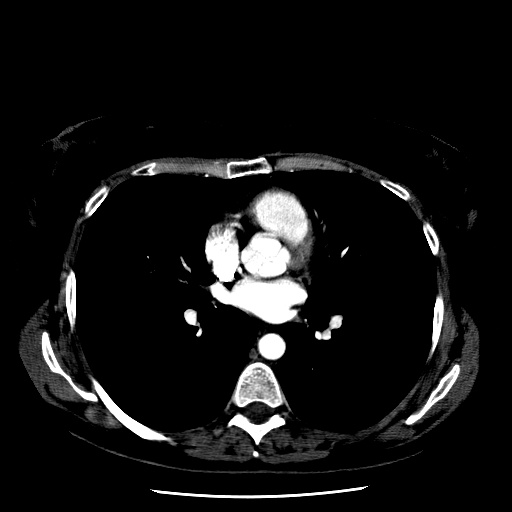
#> input picture 1.jpg, 512 x 512 px
$ python -i cut_lung_from_background.py   (imports and definitions only)
#> lines starting #> are read from the running program, lines starting #| are printed output that depends on the picture
#> further down, picture is the input picture: shape (512, 512, 3); min 0, max 255, mean 19.6
import numpy as np
from skimage import morphology
import cv2
import matplotlib.pyplot as plt
import body_mask

def del_small_area_from_mask(mask):
    num_labels, labels, stats, centroids = cv2.connectedComponentsWithStats(mask, connectivity=8, ltype=None)
    del_label_list = []
    for i in range(num_labels):
        if stats[i][4] < 3000:
            del_label_list.append(i)
    mask_Connected = np.ones(mask.shape, dtype='uint8')
    for i in del_label_list:
        mask_Connected[labels == i] = 0

    output_mask = mask_Connected * mask
    return output_mask

def lung_mask_HU(image,plot=True):
#> called with plot = True
    fig, ax = plt.subplots(2, 3, figsize=[10, 10])

    image= image[0]
#> image = 512 rows, first 8: [0, 0, 0], [0, 0, 0], [0, 0, 0], [0, 0, 0], [0, 0, 0], [0, 0, 0], [0, 0, 0], [0, 0, 0]

    mask = np.zeros(image.shape,dtype= 'uint8')
    #Because the HU of lung is around -270~ -830
    mask[image >-270 ]=1
    # mask[image >-200] = 0
    mask[image < -900] = 1
    # mask[image < -900] = 0

    mask = morphology.erosion(mask, np.ones([4, 4]))
    mask = morphology.dilation(mask, np.ones([4, 4]))  # one last dilation
    deled_mask = del_small_area_from_mask(mask)


    mask_convert = cv2.bitwise_not(deled_mask)-254
    # mask_convert = morphology.dilation(mask_convert, np.ones([8, 8]))  # one last dilation
    mask_final = del_small_area_from_mask(mask_convert)

    output = image * mask_final
#> output has the same summary as image
    if plot == True:
        ax[0, 0].set_title('Original')
        ax[0, 0].imshow(image)
        ax[0, 1].set_title('First mask')
        ax[0, 1].imshow(mask)
        ax[0, 2].set_title('Del small part')
        ax[0, 2].imshow(deled_mask)
        ax[1, 0].set_title('Mask convert')
        ax[1, 0].imshow(mask_convert)
        ax[1, 1].set_title('Mask final')
        ax[1, 1].imshow(mask_final)
        ax[1, 2].set_title('Output')
        ax[1, 2].imshow(output)
        plt.show()
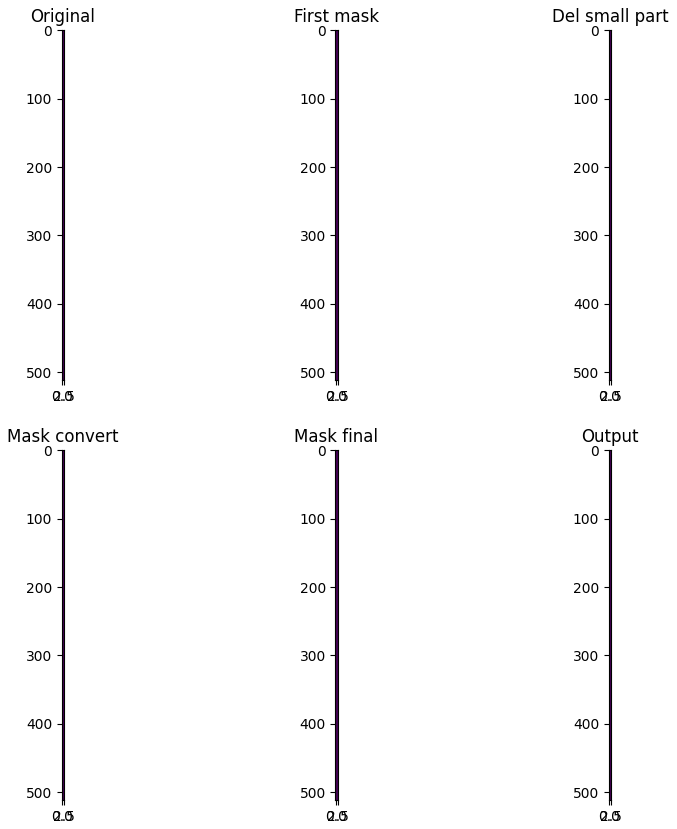
#> figure drawn by matplotlib, 6 panels
    return output
# [9 lines not run here, left out]

>>> import cv2
>>> picture = cv2.imread('../1.jpg')
>>> result = lung_mask_HU(picture)
#> result has the same summary as image in lung_mask_HU
